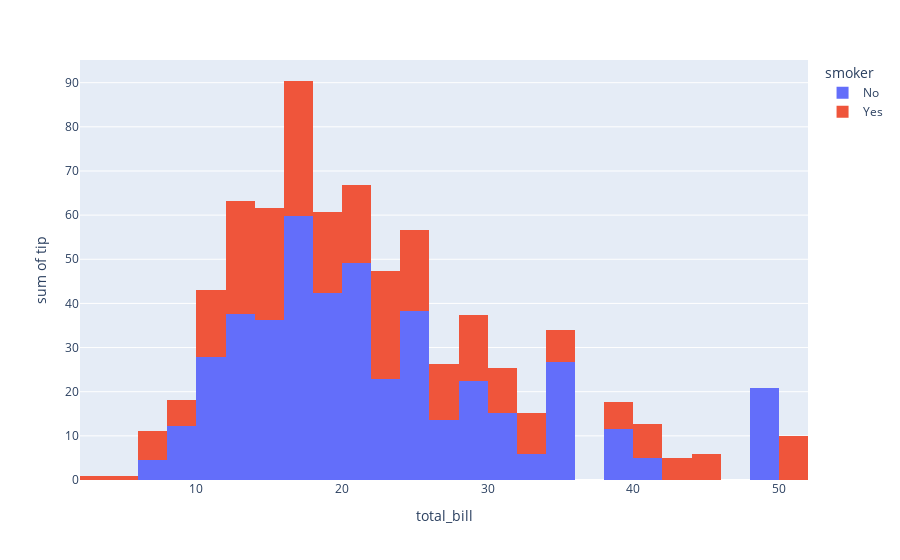

Here is the notebook cell this chart was saved with:
### Code cell
# Creamos un histograma utilizando el dataset 'tips'
# - 'x' representa el total de la cuenta (total_bill) en el eje X
# - 'y' representa la suma de las propinas (tip) en el eje Y
# - 'color' asigna diferentes colores según si el cliente era fumador o no (smoker), permitiendo comparar visualmente ambos grupos
# - 'histfunc="sum"' especifica que se deben sumar las propinas para cada rango del total de la cuenta, en lugar de contar la cantidad de observaciones
fig3 = px.histogram(
    tips, 
    x="total_bill", 
    y="tip", 
    color="smoker", 
    histfunc="sum"
)

# Muestra el histograma interactivo
fig3.show()

### Figure 1 — Plotly figure (JSON) as saved in the notebook; plotly's stock layout.template omitted (floating-point values rounded to 4 significant figures; data arrays with more than 128 entries replaced by an {"elided": "..."} marker saying what was removed)
{"data": [{"alignmentgroup": "True", "bingroup": "x", "histfunc": "sum", "hovertemplate": "smoker=No<br>total_bill=%{x}<br>sum of tip=%{y}<extra></extra>", "legendgroup": "No", "marker": {"color": "#636efa", "pattern": {"shape": ""}}, "name": "No", "offsetgroup": "No", "orientation": "v", "showlegend": true, "type": "histogram", "x": {"elided": "151 float values"}, "xaxis": "x", "y": {"elided": "151 float values"}, "yaxis": "y"}, {"alignmentgroup": "True", "bingroup": "x", "histfunc": "sum", "hovertemplate": "smoker=Yes<br>total_bill=%{x}<br>sum of tip=%{y}<extra></extra>", "legendgroup": "Yes", "marker": {"color": "#EF553B", "pattern": {"shape": ""}}, "name": "Yes", "offsetgroup": "Yes", "orientation": "v", "showlegend": true, "type": "histogram", "x": [38.01, 11.24, 20.29, 13.81, 11.02, 18.29, 3.07, 15.01, 26.86, 25.28, 17.92, 19.44, 32.68, 28.97, 5.75, 16.32, 40.17, 27.28, 12.03, 21.01, 11.35, 15.38, 44.3, 22.42, 15.36, 20.49, 25.21, 14.31, 16, 17.51, 10.59, 10.63, 50.81, 15.81, 7.25, 31.85, 16.82, 32.9, 17.89, 14.48, 9.6, 34.63, 34.65, 23.33, 45.35, 23.17, 40.55, 20.9, 30.46, 18.15, 23.1, 15.69, 19.81, 28.44, 15.48, 16.58, 10.34, 43.11, 13, 13.51, 18.71, 12.74, 13, 16.4, 20.53, 16.47, 26.59, 38.73, 24.27, 12.76, 30.06, 25.89, 13.27, 28.17, 12.9, 28.15, 11.59, 7.74, 30.14, 12.16, 13.42, 8.58, 13.42, 16.27, 10.09, 22.12, 24.01, 15.69, 15.53, 12.6, 32.83, 27.18, 22.67], "xaxis": "x", "y": [3, 1.76, 3.21, 2, 1.98, 3.76, 1, 2.09, 3.14, 5, 3.08, 3, 5, 3, 1, 4.3, 4.73, 4, 1.5, 3, 2.5, 3, 2.5, 3.48, 1.64, 4.06, 4.29, 4, 2, 3, 1.61, 2, 10, 3.16, 5.15, 3.18, 4, 3.11, 2, 2, 4, 3.55, 3.68, 5.65, 3.5, 6.5, 3, 3.5, 2, 3.5, 4, 1.5, 4.19, 2.56, 2.02, 4, 2, 5, 2, 2, 4, 2.01, 2, 2.5, 4, 3.23, 3.41, 3, 2.03, 2.23, 2, 5.16, 2.5, 6.5, 1.1, 3, 1.5, 1.44, 3.09, 2.2, 3.48, 1.92, 1.58, 2.5, 2, 2.88, 2, 3, 3, 1, 1.17, 2, 2], "yaxis": "y"}], "layout": {"barmode": "relative", "legend": {"title": {"text": "smoker"}, "tracegroupgap": 0}, "margin": {"t": 60}, "xaxis": {"anchor": "y", "domain": [0, 1], "title": {"text": "total_bill"}}, "yaxis": {"anchor": "x", "domain": [0, 1], "title": {"text": "sum of tip"}}}}
